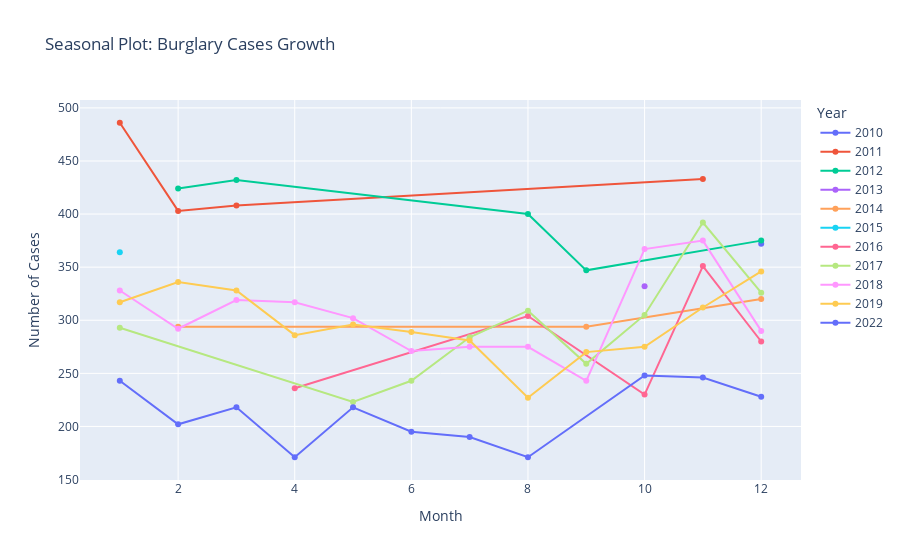

Notebook code cell kept with this figure:
### Code cell
burglary_data_grouped = burglary_data.groupby(['Year', 'Month']).count()
burglary_data_grouped.reset_index(inplace=True)
fig_mult = px.line(burglary_data_grouped, x='Month', y='Location', color='Year',
                   title="Seasonal Plot: Burglary Cases Growth")
fig_mult.update_yaxes(title="Number of Cases")
fig_mult.update_traces(mode="markers+lines", hovertemplate=None)
fig_mult.update_layout(hovermode="x unified")

fig_mult.show()

### Figure 1 — Plotly figure (JSON) as saved in the notebook; plotly's stock layout.template omitted (floating-point values rounded to 4 significant figures)
{"data": [{"legendgroup": "2010", "line": {"color": "#636efa", "dash": "solid"}, "marker": {"symbol": "circle"}, "mode": "markers+lines", "name": "2010", "orientation": "v", "showlegend": true, "type": "scatter", "x": [12], "xaxis": "x", "y": [372], "yaxis": "y"}, {"legendgroup": "2011", "line": {"color": "#EF553B", "dash": "solid"}, "marker": {"symbol": "circle"}, "mode": "markers+lines", "name": "2011", "orientation": "v", "showlegend": true, "type": "scatter", "x": [1, 2, 3, 11], "xaxis": "x", "y": [486, 403, 408, 433], "yaxis": "y"}, {"legendgroup": "2012", "line": {"color": "#00cc96", "dash": "solid"}, "marker": {"symbol": "circle"}, "mode": "markers+lines", "name": "2012", "orientation": "v", "showlegend": true, "type": "scatter", "x": [2, 3, 8, 9, 12], "xaxis": "x", "y": [424, 432, 400, 347, 375], "yaxis": "y"}, {"legendgroup": "2013", "line": {"color": "#ab63fa", "dash": "solid"}, "marker": {"symbol": "circle"}, "mode": "markers+lines", "name": "2013", "orientation": "v", "showlegend": true, "type": "scatter", "x": [10], "xaxis": "x", "y": [332], "yaxis": "y"}, {"legendgroup": "2014", "line": {"color": "#FFA15A", "dash": "solid"}, "marker": {"symbol": "circle"}, "mode": "markers+lines", "name": "2014", "orientation": "v", "showlegend": true, "type": "scatter", "x": [2, 9, 12], "xaxis": "x", "y": [294, 294, 320], "yaxis": "y"}, {"legendgroup": "2015", "line": {"color": "#19d3f3", "dash": "solid"}, "marker": {"symbol": "circle"}, "mode": "markers+lines", "name": "2015", "orientation": "v", "showlegend": true, "type": "scatter", "x": [1], "xaxis": "x", "y": [364], "yaxis": "y"}, {"legendgroup": "2016", "line": {"color": "#FF6692", "dash": "solid"}, "marker": {"symbol": "circle"}, "mode": "markers+lines", "name": "2016", "orientation": "v", "showlegend": true, "type": "scatter", "x": [4, 8, 10, 11, 12], "xaxis": "x", "y": [236, 304, 230, 351, 280], "yaxis": "y"}, {"legendgroup": "2017", "line": {"color": "#B6E880", "dash": "solid"}, "marker": {"symbol": "circle"}, "mode": "markers+lines", "name": "2017", "orientation": "v", "showlegend": true, "type": "scatter", "x": [1, 5, 6, 7, 8, 9, 10, 11, 12], "xaxis": "x", "y": [293, 223, 243, 284, 309, 259, 305, 392, 326], "yaxis": "y"}, {"legendgroup": "2018", "line": {"color": "#FF97FF", "dash": "solid"}, "marker": {"symbol": "circle"}, "mode": "markers+lines", "name": "2018", "orientation": "v", "showlegend": true, "type": "scatter", "x": [1, 2, 3, 4, 5, 6, 7, 8, 9, 10, 11, 12], "xaxis": "x", "y": [328, 292, 319, 317, 302, 271, 275, 275, 243, 367, 375, 290], "yaxis": "y"}, {"legendgroup": "2019", "line": {"color": "#FECB52", "dash": "solid"}, "marker": {"symbol": "circle"}, "mode": "markers+lines", "name": "2019", "orientation": "v", "showlegend": true, "type": "scatter", "x": [1, 2, 3, 4, 5, 6, 7, 8, 9, 10, 11, 12], "xaxis": "x", "y": [317, 336, 328, 286, 296, 289, 281, 227, 270, 275, 312, 346], "yaxis": "y"}, {"legendgroup": "2022", "line": {"color": "#636efa", "dash": "solid"}, "marker": {"symbol": "circle"}, "mode": "markers+lines", "name": "2022", "orientation": "v", "showlegend": true, "type": "scatter", "x": [1, 2, 3, 4, 5, 6, 7, 8, 10, 11, 12], "xaxis": "x", "y": [243, 202, 218, 171, 218, 195, 190, 171, 248, 246, 228], "yaxis": "y"}], "layout": {"hovermode": "x unified", "legend": {"title": {"text": "Year"}, "tracegroupgap": 0}, "title": {"text": "Seasonal Plot: Burglary Cases Growth"}, "xaxis": {"anchor": "y", "domain": [0, 1], "title": {"text": "Month"}}, "yaxis": {"anchor": "x", "domain": [0, 1], "title": {"text": "Number of Cases"}}}}
